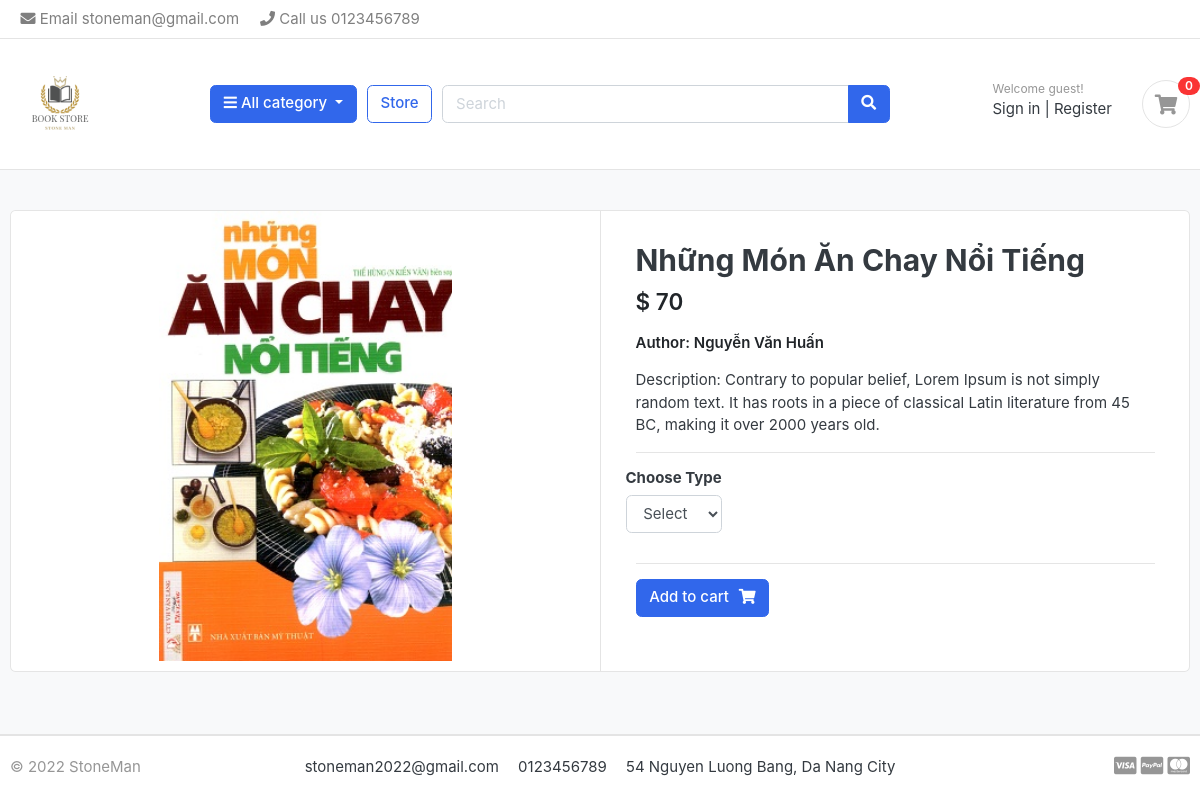
The app's page /store/category/am-thuc/nhung-mon-an-chay-noi-tieng with its own data.
### store/models.py (models this page shows, shortened)
class Product(models.Model):
    product_name    = models.CharField(max_length=200, unique=True)
    slug            = models.SlugField(max_length=200, unique=True)
    description     = models.TextField(max_length=200, blank=True)
    price           = models.IntegerField()
    images          = models.ImageField(upload_to='photos/products')
    stock           = models.IntegerField()
    is_available    = models.BooleanField(default=True)
    category        = models.ForeignKey(Category, on_delete=models.CASCADE)
    author          = models.ForeignKey(Author, on_delete = models.CASCADE, null=True)
    created_date    = models.DateTimeField(auto_now_add=True)
    modified_date   = models.DateTimeField(auto_now=True)

class Author(models.Model):
    author_name = models.TextField(max_length=200, unique=True)
    created_date    = models.DateTimeField(auto_now_add=True)
    modified_date   = models.DateTimeField(auto_now=True)
    def __str__(self):
        return self.author_name

### store/views.py (the view)
# urls.py: path('category/<slug:category_slug>/<slug:product_slug>', views.product_detail, name='product_detail'),
def product_detail(request, category_slug, product_slug):
    try:
        single_product = Product.objects.get(
            category__slug=category_slug, slug=product_slug)
        in_cart = CartItem.objects.filter(cart__cart_id=_cart_id(
            request), product=single_product).exists()
    except Exception as e:
        raise e
    context = {
        'single_product': single_product,
        'in_cart': in_cart
    }
    return render(request, 'store/product_detail.html', context)

### carts/context_processors.py (called while the page is built)
def counter(request):
    cart_count = 0
    if 'admin' in request.path:
        return {}
    else:
        try:
            cart = Cart.objects.filter(cart_id=_cart_id(request))
            if request.user.is_authenticated:
                cart_items = CartItem.objects.all().filter(user=request.user)
            else:
                cart_items = CartItem.objects.all().filter(cart=cart[:1])
            for cart_item in cart_items:
                cart_count += cart_item.quantity
        except Cart.DoesNotExist:
            cart_count = 0
        return dict(cart_count=cart_count)

### carts/views.py (called while the page is built)
def _cart_id(request):
    cart = request.session.session_key
    if not cart:
        cart = request.session.create()
    return cart

### category/context_processors.py (called while the page is built)
def menu_links(request):
    links = Category.objects.all()
    return dict(links=links)

### category/models.py (called while the page is built)
    def get_url(self):
        return reverse('product_by_category', args = [self.slug])

### store/models.py (called while the page is built)
    def types(self):
        return super(VariationManager,self).filter(variation_category='type',is_active=True)

### templates/store/product_detail.html (shortened to what this page needs)
{% extends "base.html" %}
{% load static %}
{% block content %}
<section class="section-content padding-y bg">
    <div class="container">
        <div class="card">
            <div class="row no-gutters">
                <aside class="col-md-6">
                    <article class="gallery-wrap">
                        <div class="img-big-wrap">
                            <a href="#"><img src="{{ single_product.images.url }}"></a>
                        </div>
                    </article>
                </aside>
                <main class="col-md-6 border-left">
                    <form action="{% url 'add_cart' single_product.id %}" method="POST">
                        <article class="content-body">
                            <h2 class="title">{{ single_product.product_name }}</h2>
                            <div class="mb-3">
                                <var class="price h4">$ {{ single_product.price }}</var>
                            </div>
                            <div class="mb-3">
                                <var class="price h6">Author: {{ single_product.author }}</var>
                            </div>
                            <p>Description: {{ single_product.description }}</p>
                            <hr>
                            <div class="row">
                                <div class="item-option-select">
                                    <h6>Choose Type</h6>
                                    <select name="type" class="form-control" required>
                                        <option value="" disabled selected>Select</option>
                                    </select>
                                </div>
                            </div>
                            <hr>
                            {% if single_product.stock <= 0 %}
                                <h5 class="text-danger">Out of Stock </h5>
                            {% else %}
                                <button type="submit" class="btn  btn-primary"> <span class="text">Add to cart</span><i class="fas fa-shopping-cart"></i> </button>
                            {% endif %}
                        </article>
                    </form>
                </main>
            </div>
        </div>
        <br>
    </div>
</section>
{% endblock content %}

### static/css/ui.css (style rules this page uses)
html { font-family: "Inter", sans-serif; font-size: 15px; }
.content-body { flex: 1 1 auto; padding: 2rem 2.3rem; }
.padding-y { padding-top: 40px; padding-bottom: 40px; }
var { font-style: normal; }
article:after, .form-group:after { display: block; clear: both; content: ""; }
.bg { background-color: #f8f9fa; }
.btn .text + i { margin-left: 10px; }
.price { font-weight: 600; color: #212529; }
.gallery-wrap .img-big-wrap { margin-bottom: 10px; border-radius: 0.37rem; overflow: hidden; background-color: #fff; }
.gallery-wrap .img-big-wrap a { text-align: center; display: block; }
.gallery-wrap .img-big-wrap img { height: 450px; width: auto; display: inline-block; }
.item-option-select { margin-bottom: 1rem; display: inline-block; margin-right: 15px; }

### records on screen
Product: images (picture), product_name "Những Món Ăn Chay Nổi Tiếng", price "70", author "Nguyễn Văn Huấn", description "Contrary to popular belief, Lorem Ipsum is not simply random text. It has roots in a piece of classical Latin literature from 45 BC, making it over 2000 years old."

### other values on screen
{{ cart_count }} "0"
